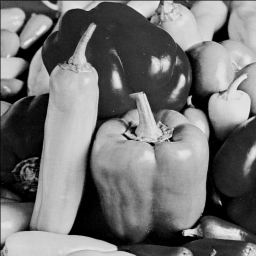
%> input picture peppers.tif, 256 x 256 px
$ octave ex2.m   (GNU Octave 9; MATLAB toolbox functions it lacks are replaced by stand-ins)
%> lines starting %> are read from the running program, lines starting %| are printed output that depends on the picture
### g_smooth2.m
function h = g_smooth2(width)
% function h = g_smooth2(width)
%
% G_SMOOTH2  -- Produces the 2-D impulse reponse for a Gaussian
%               FIR filter with adjustable width
%
% Input Parameters:
%   width   -- specifies the standard deviation of the filter
%
% Output Parameters:
%   h       -- the resulting gaussian filter, normalized
%              so that sum(h(:)) = 1
%

% Written by Mark Bartsch, Winter 2002
% Modification History:
%    8/16/02  --  Added modification history (MB)


if width <= 0
    h = 1;
else
    x = 0:max(4*width,1);
    x = [fliplr(x) x(2:end)]';
    h = exp(-(x/width).^2/2);

    if length(h) > 3
        h(h < .001) = [];
    end
    h = h/sum(h);
    h = conv2(h,h');
end

### ex2.m
close all;
clear all;
clc;

opengl software;

i = 1;

img1 = imread('peppers.tif'); % clear image
%> img1 is the input picture: size 256x256 uint8; min 0, max 234, mean 115.3
figure(i);
subplot(1,2,1);
imagesc(img1);
colormap(gray);

img2 = imread('peppers_noise1.tif'); % noisy image
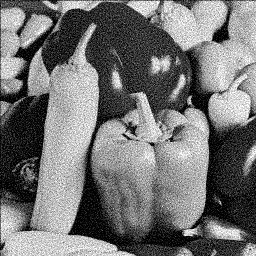
%> input picture peppers_noise1.tif, 256 x 256 px
%> img2 is the input picture: size 256x256 uint8; min 0, max 255, mean 115.7
subplot(1,2,2);
imagesc(img2);
colormap(gray);

i = i+1;

figure(i);
subplot(1,3,1);
imagesc(img1);
title('original image');

subplot(1,3,2);
imagesc(img2);
title('noisy image');
bb= g_smooth2(5);
f1 = filter2(bb,img2,'same');
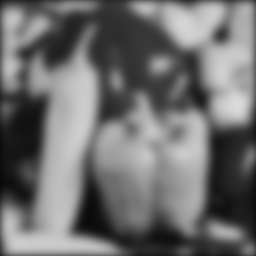
%> f1: size 256x256 double; min 8.42, max 219.2, mean 111.9
subplot(1,3,3);
imagesc(f1)
title('noisy image smoothed by filter');
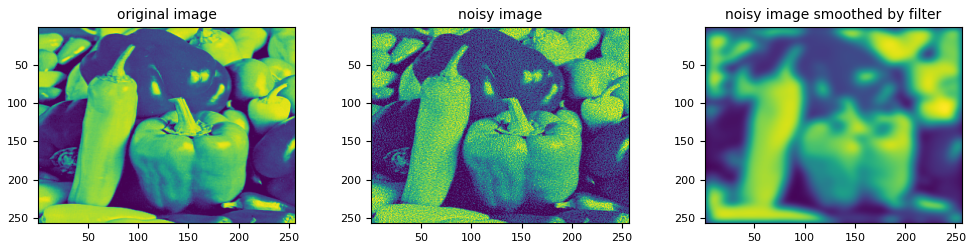
%> figure redrawn from the program's plot data, 3 panels
